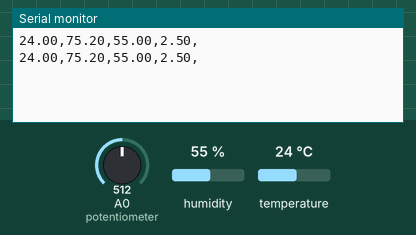
Simulated run of this sketch. Board: Arduino Nano, built with avr-gcc and run on an emulated ATmega328P. On the bench: the last lines printed to the serial monitor. Inputs (shaded band) come from the test bench; at power-on: humidity 55 %, A0 (potentiometer) = 512, temperature 24 °C.

Above: at 1.8 s.
1.9 s: humidity set to 22 %
At 2.8 s:
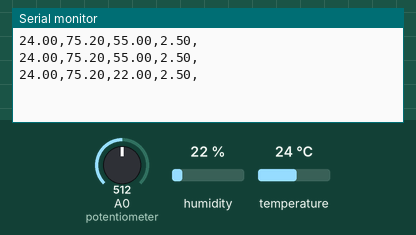
3.4 s: A0 (potentiometer) set to 716
At 4.7 s:
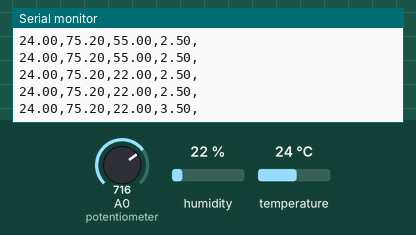
4.9 s: temperature set to 12 °C
At 5.8 s:
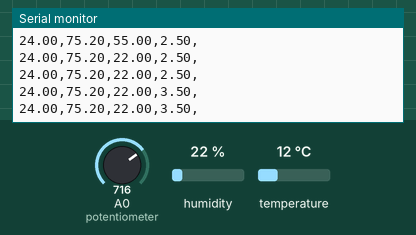
6.4 s: A0 (potentiometer) set to 900
At 7.7 s:
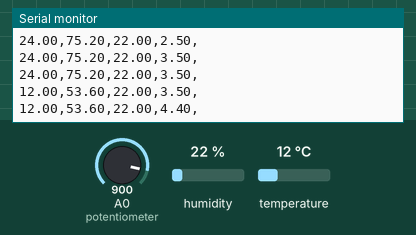
7.9 s: humidity set to 40 %
At 8.7 s:
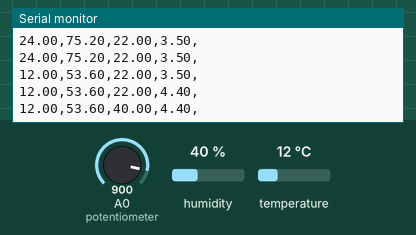
Timing chart, 0 to 10.4 s (numbered marks = the images above; inputs shaded):
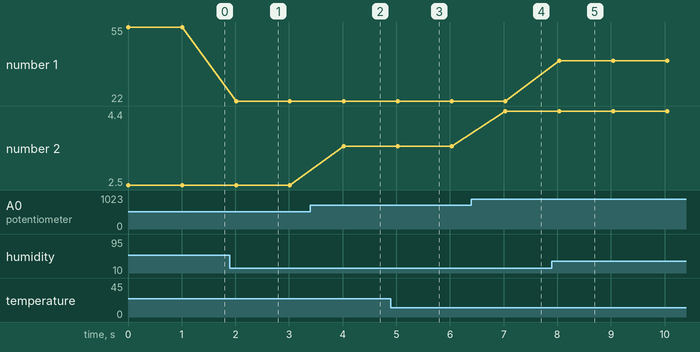

The sketch:

sensor_pot.ino
```cpp
/*
 * Arduino Nano with a 5kΩ potentiometer and an AM2302/DHT22 sensor
 * with display of potentiometer resistance and sensor readings of temperature and humidity. *
 */

#include <Arduino.h>
#include <DHT.h>
#include <Wire.h>
#include <SPI.h>

int potValue; //value read from potentiometer from 0-1023.
double temperatureC;
float temperatureF, humidity, kiloOhms; //values for the temperature and humidity readings from the AM2302 sensor, as well as a value for a converted temperature and potentiometer readings.

DHT my_sensor(2, DHT22); //instance of the sensor with the pin number and sensor type.

void setup() {
  Serial.begin(9600);
  my_sensor.begin(); //start the temp/humidity sensor.
}

void loop() {
  potValue = analogRead(A0); //data to potentiometer from the A0 pin on the Arduino.
  kiloOhms = potValue * 5.0/1023; //converting the reading to the resistance of the potentiometer.
  humidity = my_sensor.readHumidity(); //AM2302 sensor reading.
  temperatureC = my_sensor.readTemperature(); //AM2302 sensor reading.
  temperatureF = (temperatureC * 1.8) + 32; //temperature conversion of C to F
/*
//Pot resistance printed to screen in kΩ.
  Serial.print("Potentiometer Resistance: ");
  Serial.print(kiloOhms);
  Serial.println(" kΩ");

//Temperature reading from sensor in C and F.
  Serial.print("Temperature: ");
  Serial.print(temperatureC);
  Serial.print("ºC / ");
  Serial.print(temperatureF);
  Serial.println("ºF");

//Humidity reading from sensor.
  Serial.print("Humidity: ");
  Serial.print(humidity);
  Serial.println("%");
*/
  Serial.print(temperatureC);
  Serial.print(",");
  Serial.print(temperatureF);
  Serial.print(",");
  Serial.print(humidity);
  Serial.print(",");
  Serial.print(kiloOhms);
  Serial.println(",");

  delay(1000); //1 second delay between readings display
}
```

Measured:
- after the input at 1.9 s, the serial monitor: prints a new line after 0.11 s (image 1)
- after the input at 3.4 s, the serial monitor: prints a new line after 0.62 s (image 2)
- after the input at 6.4 s, the serial monitor: prints a new line after 0.63 s (image 4)
- after the input at 7.9 s, the serial monitor: prints a new line after 0.14 s (image 5)
- plotted number 1: 55 → 22 after the input at 1.9 s, 22 → 40 after the input at 7.9 s
- plotted number 2: 2.5 → 3.5 after the input at 3.4 s, 3.5 → 4.4 after the input at 6.4 s
